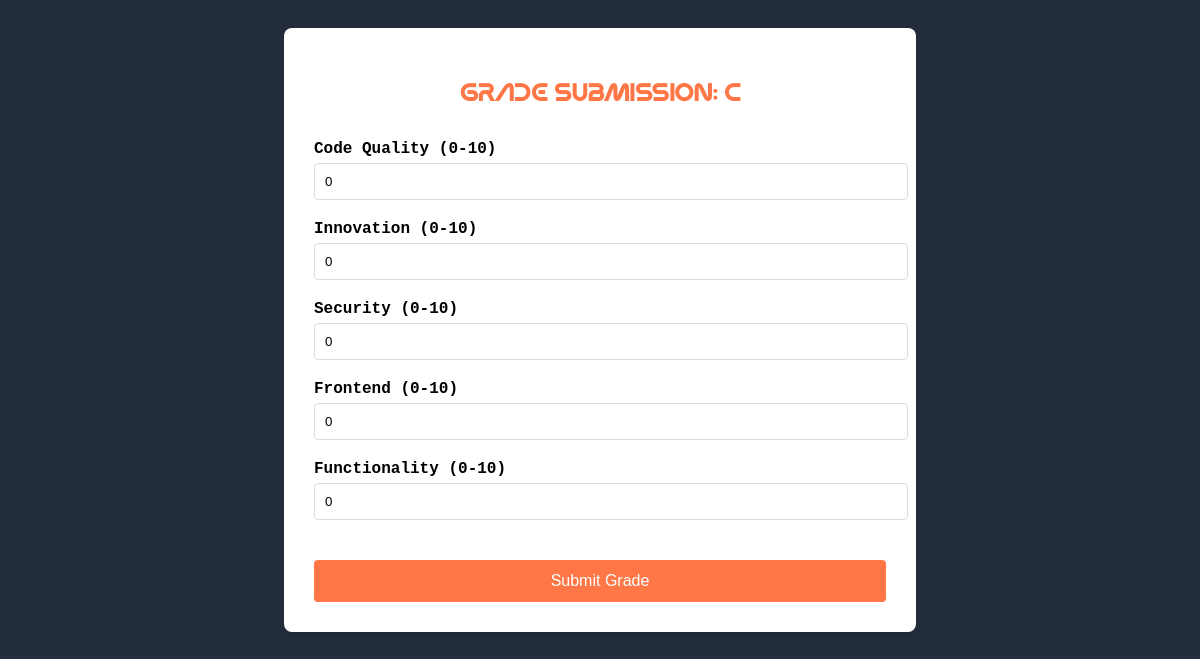
Screenshot of /host/grade/12/ with the database file from the repository.
### host/models.py (models this page shows, shortened)
class ProjectSubmission(models.Model):
    event = models.ForeignKey('GroupEvent', on_delete=models.CASCADE)
    team = models.ForeignKey(Team, on_delete=models.CASCADE)  # Now this will work
    submitted_by = models.ForeignKey(settings.AUTH_USER_MODEL, on_delete=models.CASCADE)
    live_link = models.URLField(max_length=200, blank=True, null=True)
    files = models.ManyToManyField('File', blank=True)
    submitted_at = models.DateTimeField(auto_now_add=True)

class HackathonGrading(models.Model):
    team = models.ForeignKey(Team, on_delete=models.CASCADE, related_name="grades")
    event = models.ForeignKey(GroupEvent, on_delete=models.CASCADE, related_name="grades")
    code_quality = models.IntegerField(default=0)  # Score out of 10
    innovation = models.IntegerField(default=0)    # Score out of 10
    security = models.IntegerField(default=0)      # Score out of 10
    frontend = models.IntegerField(default=0)  # Score out of 10
    functionality = models.IntegerField(default=0) # Score out of 10
    overall_score = models.IntegerField(default=0) # Can be calculated from other fields

### competitor/models.py (models this page shows, shortened)
class Team(models.Model):
    name = models.CharField(max_length=255, unique=True)
    team_admin = models.ForeignKey(
        User,
        on_delete=models.CASCADE,
        related_name='admin_teams'
    )  # The user who created the team (must be a competitor)
    members = models.ManyToManyField(
        User,
        related_name='team_members',
        blank=True
    )
    created_at = models.DateTimeField(auto_now_add=True)  # Timestamp of creation

### host/views.py (the view)
# urls.py: path('grade/<int:submission_id>/', views.grade_project, name='grade_project'),
def grade_project(request, submission_id):
    submission = get_object_or_404(ProjectSubmission, id=submission_id)
    grading, created = HackathonGrading.objects.get_or_create(team=submission.team, event=submission.event)
    if request.method == "POST":
        form = HackathonGradingForm(request.POST, instance=grading)
        if form.is_valid():
            form.save()
            grading.calculate_total_score()  # Update overall score
            return redirect('host:view_submissions', event_id=submission.event.id)
    else:
        form = HackathonGradingForm(instance=grading)
    return render(request, "host/grade_project.html", {"form": form, "submission": submission})

### host/forms.py
class HackathonGradingForm(forms.ModelForm):
    class Meta:
        model = HackathonGrading
        fields = ['code_quality', 'innovation', 'security', 'frontend', 'functionality']

### templates/host/grade_project.html (shortened to what this page needs)
<!DOCTYPE html>
<html lang="en">
<head>
    <link href="https://cdn.jsdelivr.net/npm/select2@4.0.13/dist/css/select2.min.css" rel="stylesheet" />
</head>
<body>
    <div class="content">
        <h2>Grade Submission: {{ submission.team.name }}</h2>
        <form method="POST">
            <div class="form-group">
                <label for="id_code_quality">Code Quality (0-10)</label>
                {{ form.code_quality }}
            </div>
            <div class="form-group">
                <label for="id_innovation">Innovation (0-10)</label>
                {{ form.innovation }}
            </div>
            <div class="form-group">
                <label for="id_security">Security (0-10)</label>
                {{ form.security }}
            </div>
            <div class="form-group">
                <label for="id_frontend">Frontend (0-10)</label>
                {{ form.frontend }}
            </div>
            <div class="form-group">
                <label for="id_functionality">Functionality (0-10)</label>
                {{ form.functionality }}
            </div>
            <button type="submit" class="btn-submit">Submit Grade</button>
        </form>
    </div>
</body>
</html>

### templates/host/grade_project.html (style rules this page uses)
body { font-family: "Lucida Console", "Courier New", monospace; background-color: #232d3b; padding: 20px; }
h2 { font-family: 'Moonwalk', sans-serif; color: #ff7746; text-align: center; margin-bottom: 30px; }
.content { background-color: white; border-radius: 8px; box-shadow: 0 2px 10px rgba(0, 0, 0, 0.1); padding: 30px; width: 50%; margin: auto; }
.form-group { margin-bottom: 20px; }
.form-group label { font-weight: bold; display: block; margin-bottom: 5px; }
.form-group input { width: 100%; padding: 10px; border: 1px solid #ddd; border-radius: 4px; }
.btn-submit { background-color: #ff7746; color: white; padding: 12px 20px; border: none; border-radius: 4px; cursor: pointer; font-size: 16px; width: 100%; margin-top: 20px; }

### rows the page displays
ProjectSubmission: team.name "c"
HackathonGrading: code_quality "0", innovation "0", security "0", frontend "0", functionality "0"
